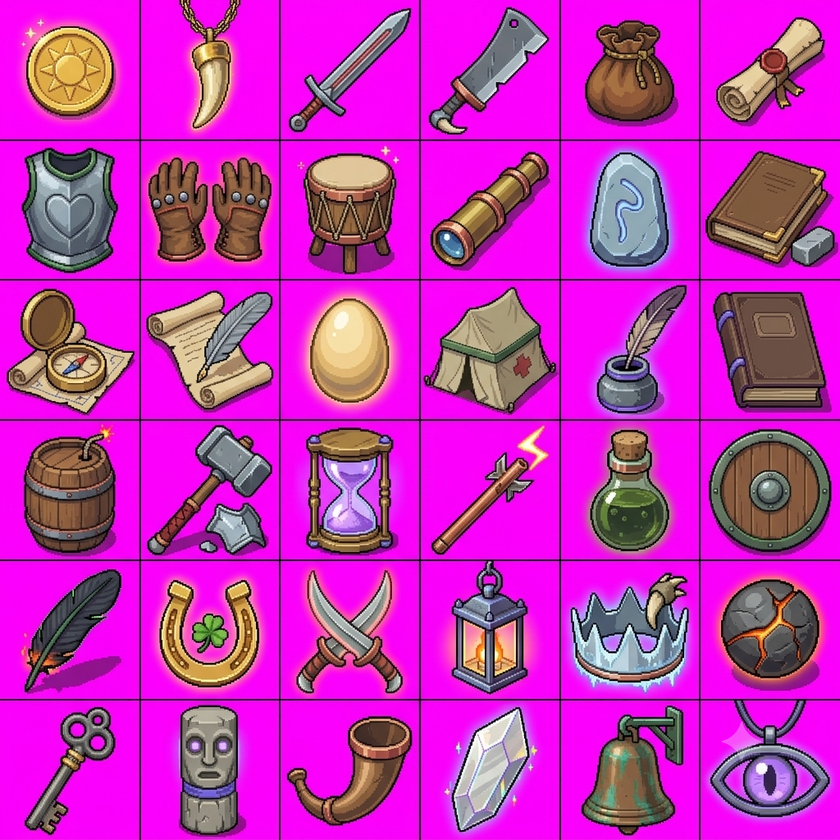
#> input picture Gemini_Generated_Image_50fh9g50fh9g50fh.png, 840 x 840 px, shrunk from 1024 x 1024 before the run
$ python grade_map.py ../Gemini_Generated_Image_50fh9g50fh9g50fh.png out.png
#> lines starting #> are read from the running program, lines starting #| are printed output that depends on the picture
#!/usr/bin/env python3
"""Apply the standard map color grade (owner-picked 'grade B', 2026-07-12).

The verdant art line generates dark (mean brightness ~0.30-0.37, 90% of
pixels below mid-gray). This grade lifts value and warmth into the range
the owner prefers (~0.49) without touching the units' reserved accent
palette (reds/purples/blues/bone) — greens and browns brighten, unit
outline contrast improves. Run AFTER compositing/sparkle cleanup, BEFORE
the 2x nearest-neighbor upscale.

    python3 scripts/grade_map.py in.png out.png
    python3 scripts/grade_map.py in.png out.png --gamma 0.75 --sat 1.15 --warm 0.05
"""
import argparse

import numpy as np
from PIL import Image


def grade(img, gamma, satk, warm):
#> called with gamma = 0.75, satk = 1.15, warm = 0.05
    v = img.max(2, keepdims=True)
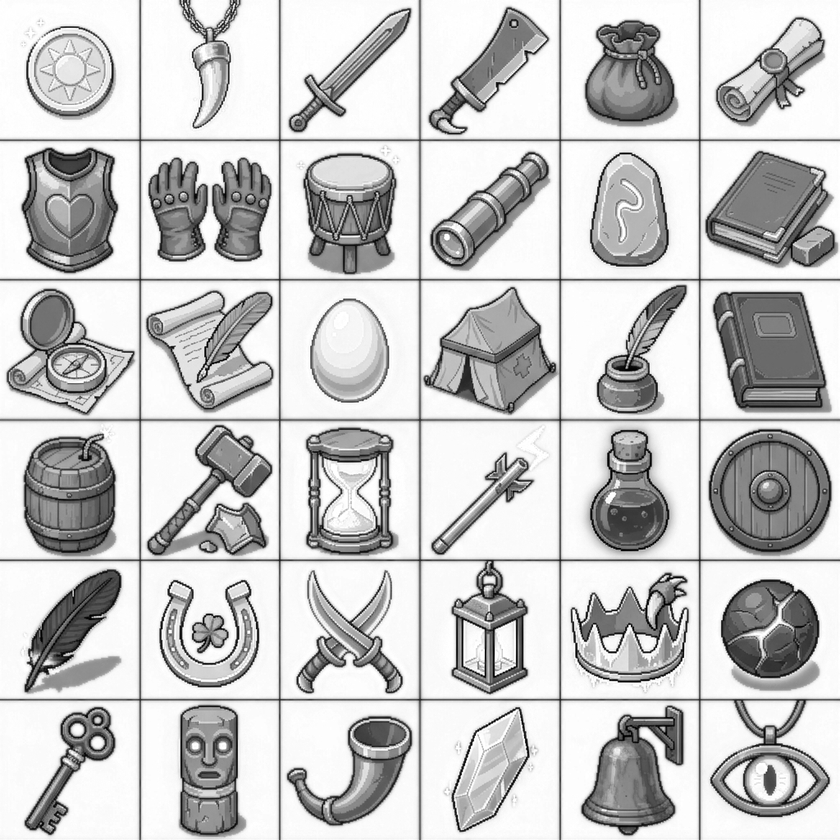
#> v: shape (840, 840, 1) float32; min 0, max 1, mean 0.782
    scale = np.where(v > 0, (v ** gamma) / np.maximum(v, 1e-6), 1.0)
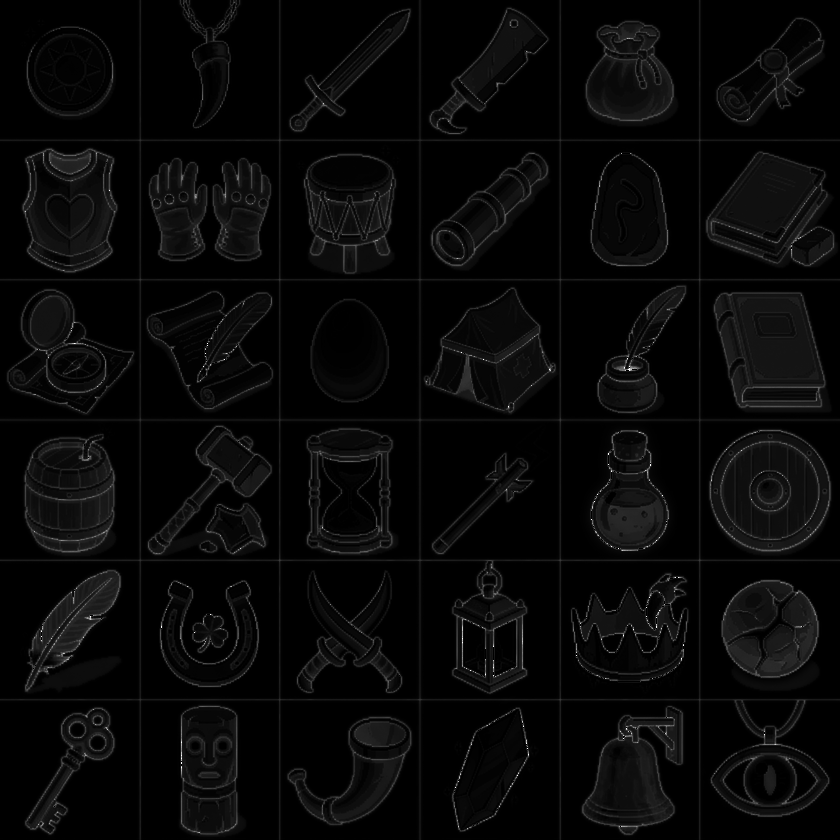
#> scale: shape (840, 840, 1) float32; min 1, max 4, mean 1.1; drawn with min black and max white
    out = img * scale
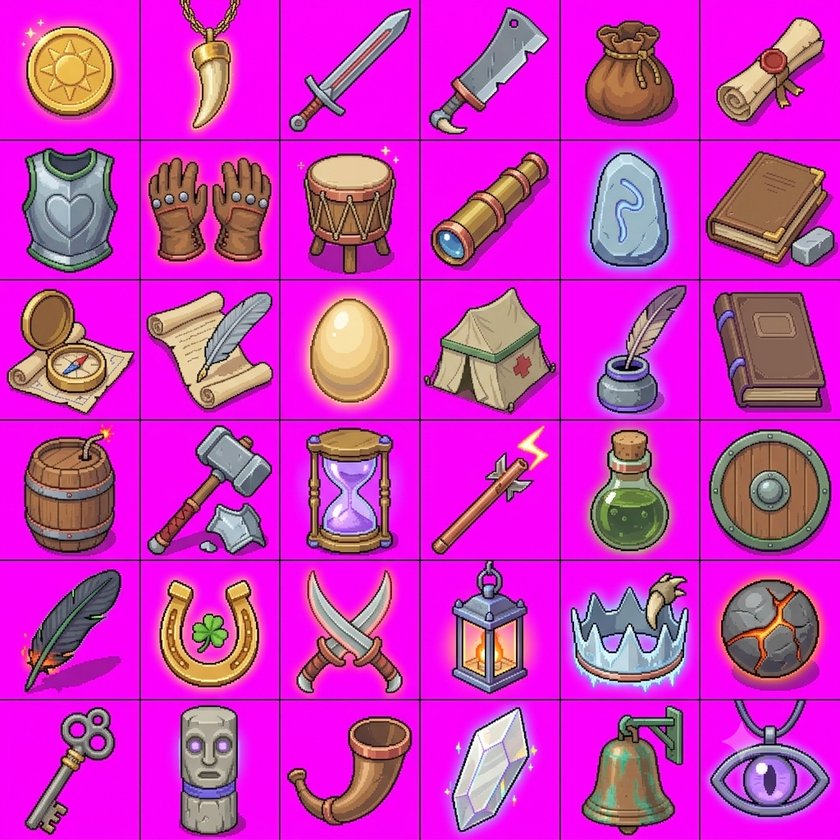
#> out: shape (840, 840, 3) float32; mean R, G, B 0.802, 0.196, 0.751
    lum = out.mean(2, keepdims=True)
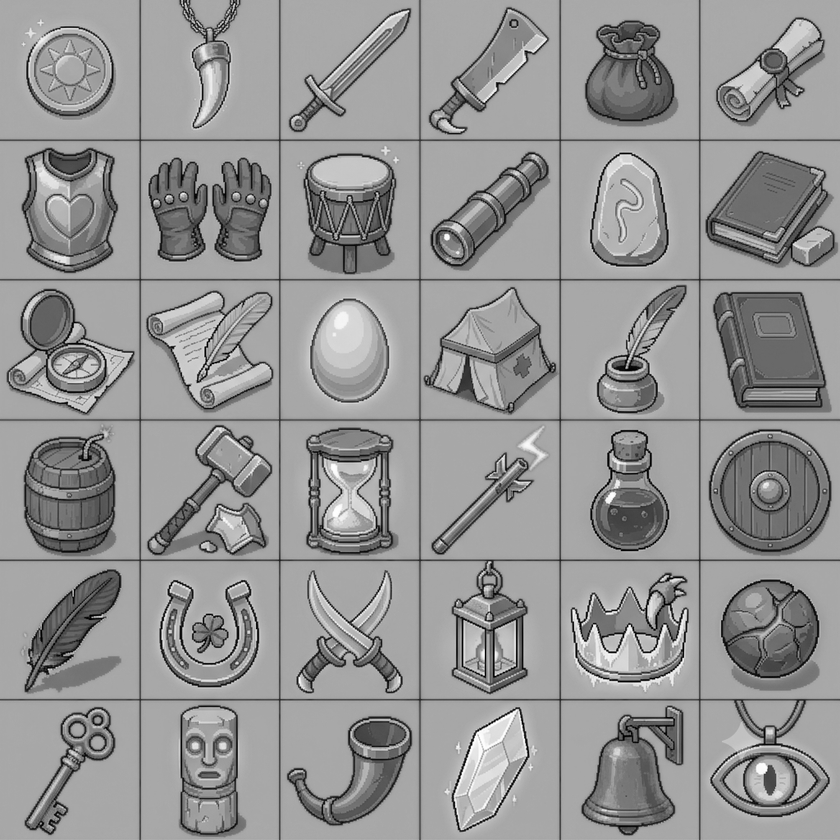
#> lum: shape (840, 840, 1) float32; min 0, max 1, mean 0.582
    out = lum + (out - lum) * satk
    out[..., 0] *= 1 + warm
    out[..., 2] *= 1 - warm * 0.6
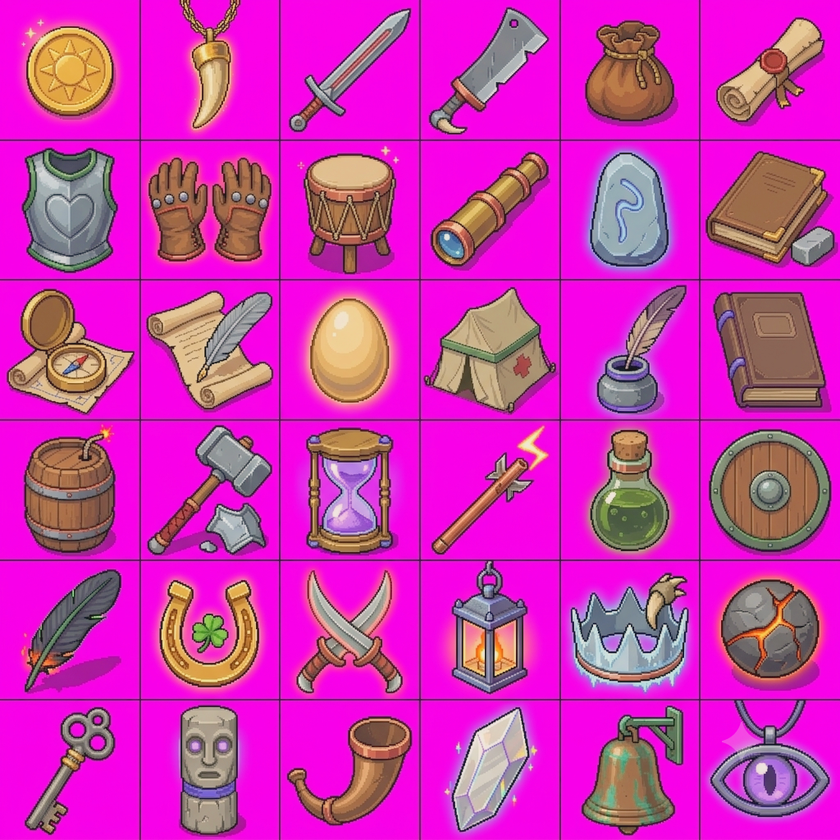
#> out: shape (840, 840, 3) float32; mean R, G, B 0.876, 0.137, 0.751; drawn with min black and max white
    return np.clip(out, 0, 1)


def main():
    ap = argparse.ArgumentParser(description=__doc__,
                                 formatter_class=argparse.RawDescriptionHelpFormatter)
    ap.add_argument("src")
    ap.add_argument("out")
    ap.add_argument("--gamma", type=float, default=0.75, help="value gamma (<1 brightens)")
    ap.add_argument("--sat", type=float, default=1.15, help="saturation multiplier")
    ap.add_argument("--warm", type=float, default=0.05, help="warmth shift (+R, -0.6*B)")
    args = ap.parse_args()
    im = np.asarray(Image.open(args.src).convert("RGB"), dtype=np.float32) / 255
    out = grade(im, args.gamma, args.sat, args.warm)
    Image.fromarray((out * 255).astype(np.uint8)).save(args.out)
    v = out.max(2)
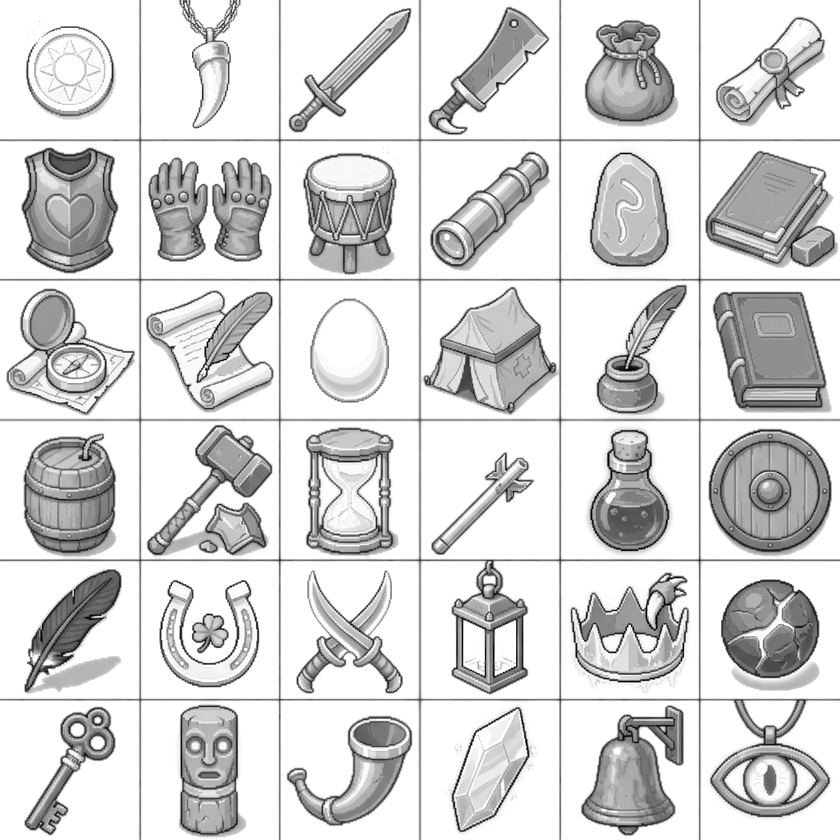
#> v: shape (840, 840) float32; min 0, max 1, mean 0.845
    print(f"{args.out}: meanV {im.max(2).mean():.3f} -> {v.mean():.3f}")
#| out.png: meanV 0.782 -> 0.845


if __name__ == "__main__":
    main()

$ run again, on Gemini_Generated_Image_cdc9pgcdc9pgcdc9.png
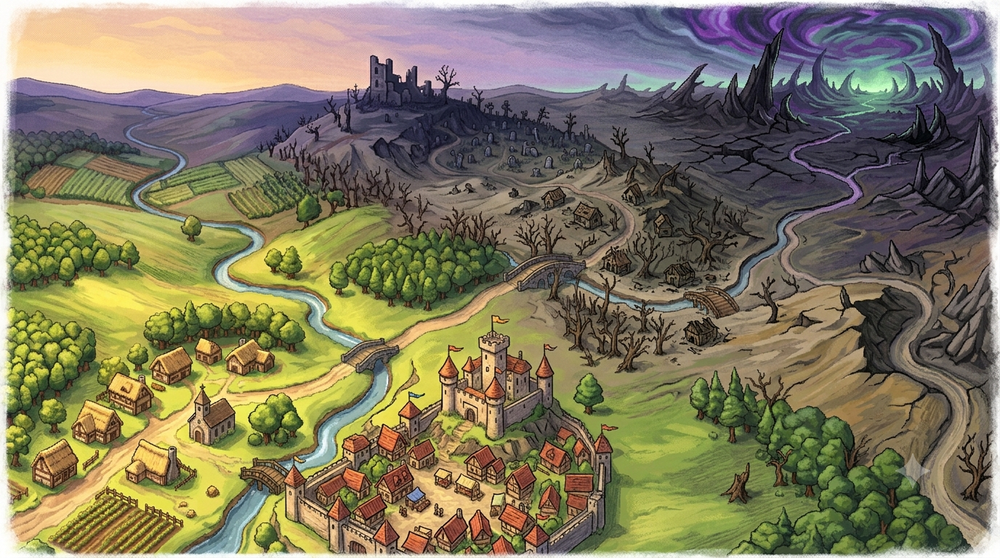
#> input picture Gemini_Generated_Image_cdc9pgcdc9pgcdc9.png, 1000 x 558 px, shrunk from 1376 x 768 before the run
#> in grade, `out[..., 0] *= 1 + warm`:
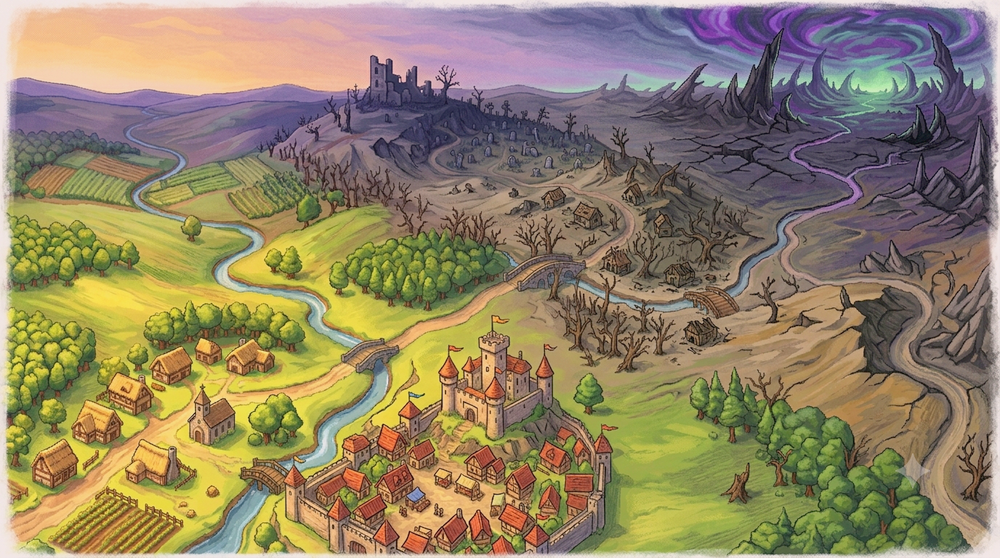
#> out: shape (558, 1000, 3) float32; mean R, G, B 0.612, 0.548, 0.415; drawn with min black and max white
#> in main, `v = out.max(2)`:
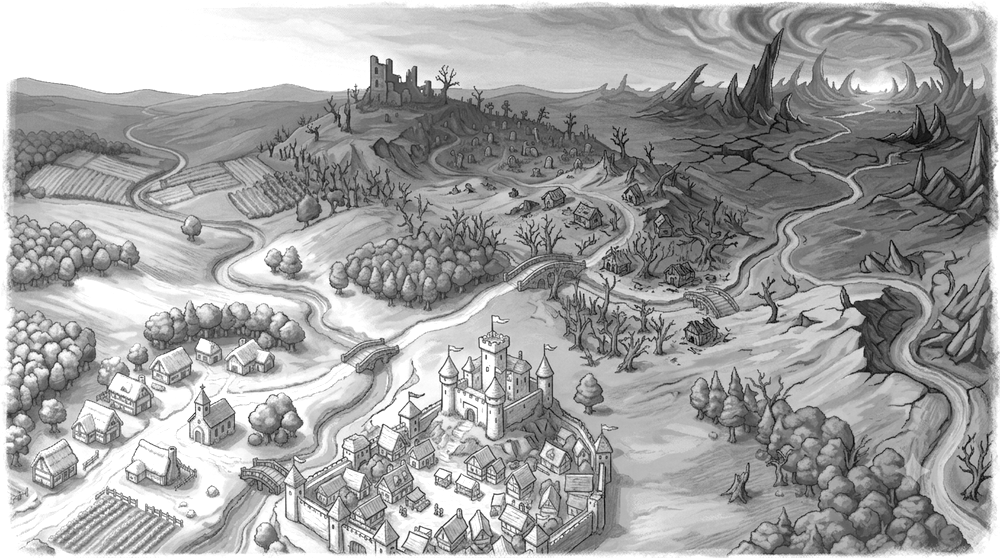
#> v: shape (558, 1000) float32; min 0, max 1, mean 0.64
#| out.png: meanV 0.536 -> 0.640

$ run again, on Gemini_Generated_Image_krar55krar55krar.png
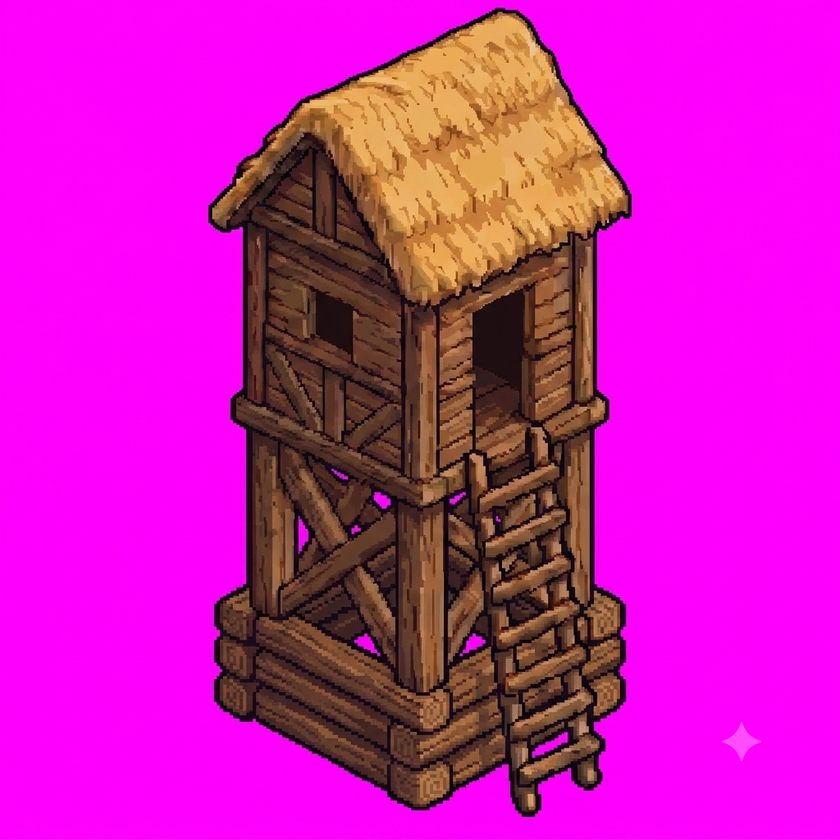
#> input picture Gemini_Generated_Image_krar55krar55krar.png, 840 x 840 px, shrunk from 1024 x 1024 before the run
#> in grade, `lum = out.mean(2, keepdims=True)`:
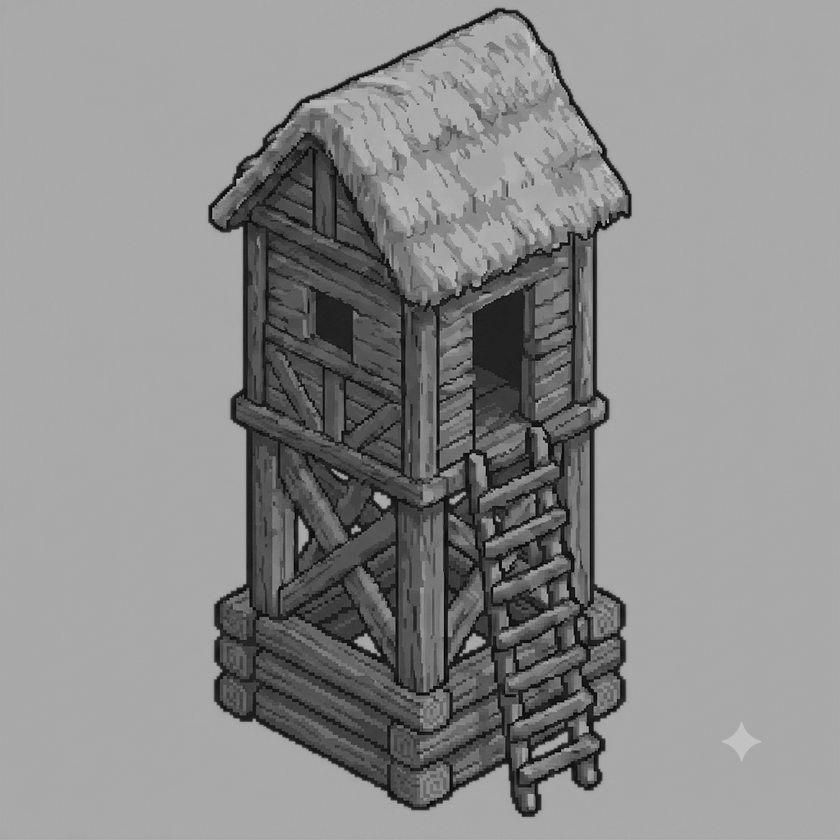
#> lum: shape (840, 840, 1) float32; min 0, max 0.837, mean 0.552
#> in main, `v = out.max(2)`:
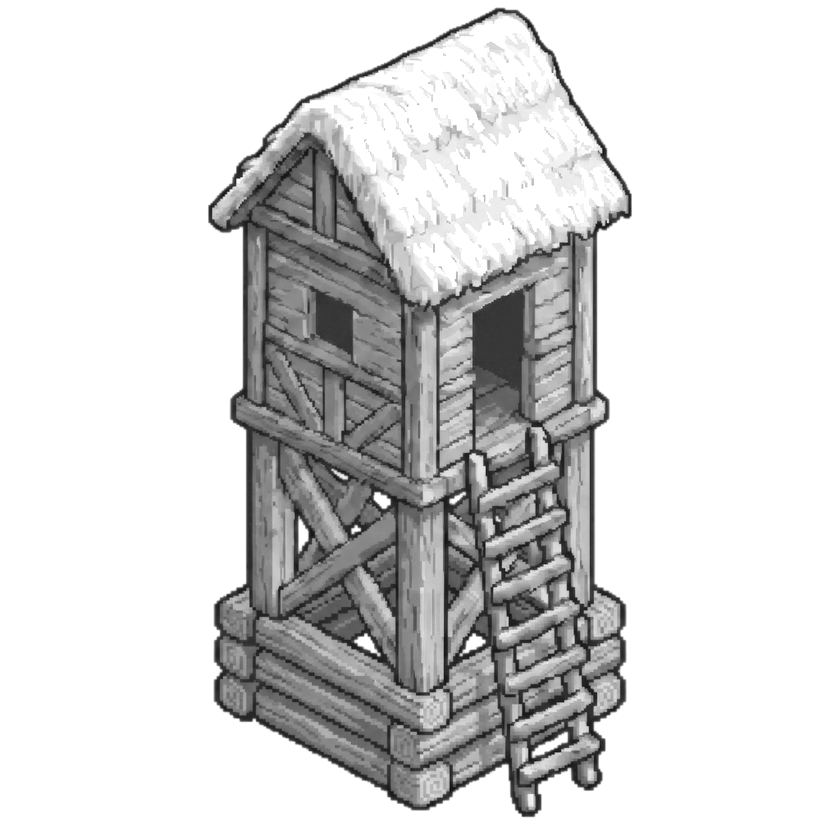
#> v: shape (840, 840) float32; min 0, max 1, mean 0.844
#| out.png: meanV 0.791 -> 0.844
